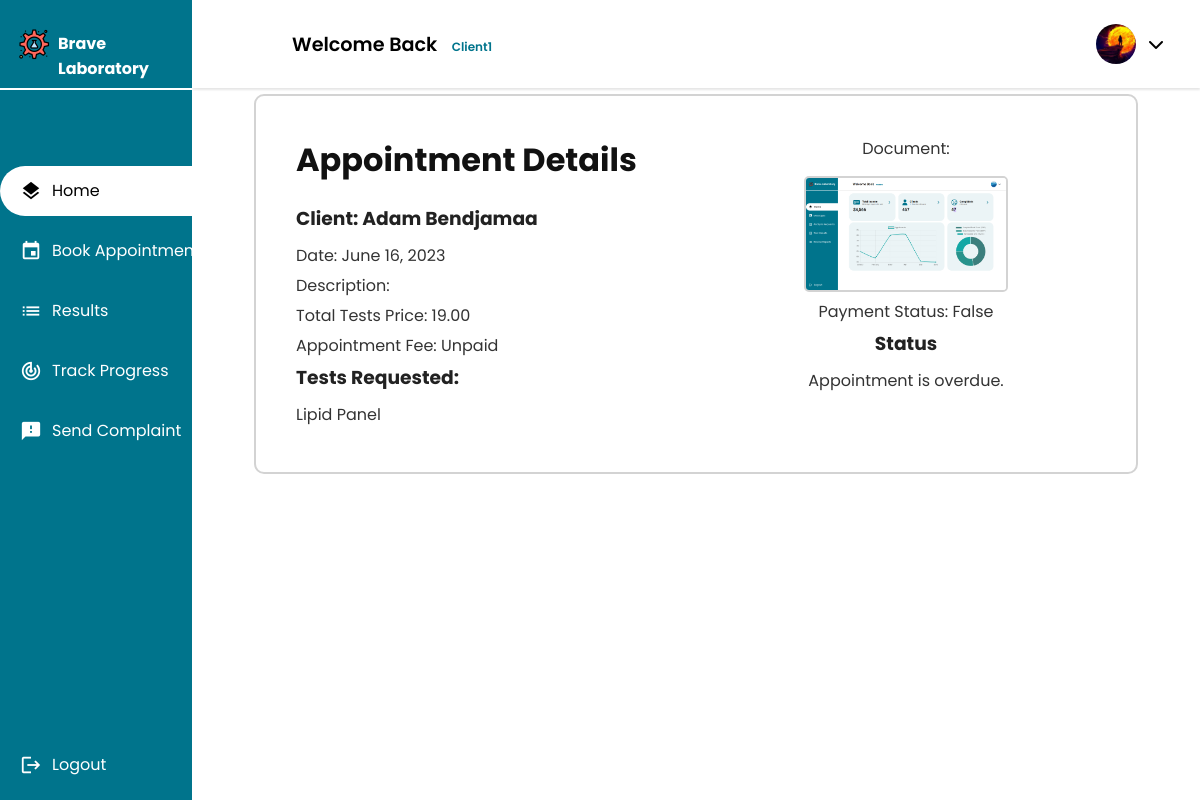
The page /client/home/appointment/detail/144 (signed in) on the database its author committed.
### client/models.py (models this page shows, shortened)
class Client(models.Model):
    GENDERS =[
        ('M','Male'),
        ('F','Female')
    ]
    user = models.OneToOneField(User, primary_key = True, on_delete=models.CASCADE)
    phone_number = models.CharField(max_length=10,validators=[phone_regex])
    gender = models.CharField(max_length = 1 ,choices = GENDERS)
    address = models.CharField(max_length=50)
    policy = models.BooleanField(default = False)
    profile_pic = models.ImageField(default="default.png", upload_to="profile_pics")
    date_of_birth = models.DateField(default='2003-03-08')
    tests_made = models.PositiveIntegerField(default=0)
    class Meta():
        db_table = 'auth_client'

### main_home/models.py (models this page shows, shortened)
class Appointment(models.Model):
    UPCOMING = 'Upcoming'
    TOMORROW = 'Tommorow'
    TODAY = 'Today'
    OVERDUE = 'Overdue'
    STATUS_CHOICES = [
        (UPCOMING, 'Upcoming'),
        (TOMORROW, 'Tommorow'),
        (TODAY, 'Today'),
        (OVERDUE, 'Overdue'),
    ]
    client = models.ForeignKey(Client, on_delete=models.CASCADE)
    tests_requested = models.ManyToManyField(TestOffered)
    date = models.DateField(validators=[validate_date_not_past])
    description = models.CharField(max_length=1000,blank=True)
    document = models.ImageField(null=True,blank=True,upload_to='medical_documents')
    total_price = models.DecimalField(max_digits=10, decimal_places=2)
    payment_status = models.BooleanField(default=False)
    arrived = models.BooleanField(default=False)
    cancelled = models.BooleanField(default=False)
    performed = models.BooleanField(default=False)
    urgent = models.BooleanField(default=False)
    class Meta:
        db_table = 'appointment'
    @property
    def status(self):
        today = timezone.now().date()
        if self.date > today:
            return self.UPCOMING
        elif self.date == today:
            return self.TODAY
        elif self.date == today + timezone.timedelta(days=1):
            return self.TOMORROW
        else:
            return self.OVERDUE

class TestOffered(models.Model):
    name = models.CharField(max_length=50,unique=True)
    price = models.DecimalField(max_digits=10, decimal_places=2)
    urgent = models.BooleanField(default=False)
    class Meta:
        db_table = 'test_offered'
        verbose_name_plural = 'Offered Tests'

### client/views.py (the view)
# urls.py: path("home/appointment/detail/<int:appointment_id>",views.appointment_detail,name="client_appointment_detail"),
@login_required
@permission_required('client.view_client', raise_exception=True)
def appointment_detail(request, appointment_id):
    appointment = get_object_or_404(Appointment, id=appointment_id)
    time_difference = appointment.date - timezone.now().date()
    context = {
        'appointment': appointment,
        'time_difference': time_difference.days,
    }
    return render(request,'client/appointment/appointment_detail.html',context)

### client/templates/client/appointment/appointment_detail.html (shortened to what this page needs)
{% extends 'client/client.html' %}
{% load static %}
{% block main %}
  <div class="Container">
    <div class="left-section">
        <h1>Appointment Details</h1>
        <h3>Client: {{ appointment.client.user.first_name }} {{ appointment.client.user.last_name }}</h3>
        <p>Date: {{ appointment.date }}</p>
        <p>Description: {{ appointment.description }}</p>
        <p>Total Tests Price: {{ appointment.total_price }}</p>
        <p>
          Appointment Fee:{% if appointment.payment.payed_appointment_fee %}
            Paid
          {% else %}
            Unpaid
          {% endif %}
        </p>
        <h3>Tests Requested:</h3>
        <ul class="tests">
          {% for test in appointment.tests_requested.all %}
            <li>{{test.name}}</li>
            {% empty %}
            <li>No tests requested.</li>
          {% endfor %}
        </ul>
      </div>
      <div class="right-section">
        {% if appointment.document %}
          <p>Document:</p>
          <a href="{{ appointment.document.url }}" target="_blank"><img src="{{ appointment.document.url }}" width="200" /></a>
        {% else %}
          <p>No document provided.</p>
        {% endif %}
        <p>Payment Status: {{ appointment.payment_status }}</p>
        <h3>Status</h3>
        {% if appointment.cancelled %}
          <p>Appointment has been cancelled.</p>
        {% elif appointment.status == appointment.OVERDUE %}
          <p>Appointment is overdue.</p>
        {% else %}
          <p>Appointment is pending.</p>
        {% endif %}
      </div>
  </div>
{% endblock %}

### main_home/templates/main_home/actors_base.html (shortened to what this page needs)
{% extends 'main_home/base.html' %}
{% load static %}
{% block css %}
        <link rel="stylesheet" href="https://cdnjs.cloudflare.com/ajax/libs/font-awesome/6.4.0/css/all.min.css">
        <link rel="stylesheet" href="{% static 'css/actors.css' %}" />
{% endblock css %}
{% block content %}
    <div class="container">
        <header>
            <div class="wlc">
                <h1>Welcome Back&nbsp;<span class="smaller-text">{{user.username}}</span></h1>
            </div>
            <div class="Left">
                <ul class="DROPS">
                    {% if user.groups.first.name == 'client' %}
                    <li class="profile-header"><a class="profile-pic-container" onclick="showElement()"><img class="profile-pic" alt="profile_pic" src="{{ user.client.profile_pic.url }}"></img><i class="fa-solid fa-chevron-down"></i></a>
                    {% endif %}
                        </li>
                    </ul>
                </div>
        </header>
        <div class="Main">
            {% block main %}{% endblock main %}
        </div>
    </div>
    <div class="nav-header">
        <a class="logo" href="{% url user.groups.first.name %}">
            <img alt='logo' src="{% static 'img/logo.png' %}">
            <span><strong>Brave Laboratory</strong></span>
        </a>
    </div>
    <nav>
        <ul>
            {% block sidebar %}{% endblock sidebar %}
            <li class="end">
                <a href='{% url 'logout' %}'>
                    <span class="material-icons emoji">logout</span>
                    <span class="nav-item">Logout</span>
                </a>
            </li>
        </ul>
    </nav>
{% endblock content %}

### static/css/actors.css (style rules this page uses)
* { font-family: 'Poppins', sans-serif; margin: 0; padding: 0; }
body { background-color: #fff; }
ul { list-style-type: none; }
.container { text-align: center; float: right; width: 100%; height: 90vh; }
header { position: fixed; top: 0; left: 0; right: 0; z-index: 1; width: 84vw; height: 11vh; background-color: rgb(255, 255, 255); display: flex; align-items: center; justify-content: space-between; margin-left: auto; box-shadow: 0px 2px 2px rgba(0, 0, 0, 0.1); }
.Main { display: flex; justify-content: center; margin-top: 9.5vh; margin-left: 16vw; padding-top: 1.5%; padding-bottom: 1.5%; }
.Container { font-size: 16px; width:100%; height: 100%; margin: 0 20px; border-radius: 20px; background-color: white; padding-left: 10px; padding-right: 10px; }
.wlc { margin-left: 100px; }
.wlc h1 { font-size: 1.2rem; }
.Left { float: right; display: flex; align-items: center; flex-direction: row; justify-content: space-between; gap: 40px; margin-right: 15px; }
.DROPS { display: flex; align-items: center; justify-content: center; flex-direction: row; gap: 50px; }
.DROPS a { width: auto; height: auto; padding: 50px; text-decoration: none; color: black; padding: 1px; }
.DROPS li { padding: 20px; list-style: none; }
.DROPS .profile-header { width: auto; border-radius: 30px; height: 20px; display: flex; justify-content: center; align-items: center; cursor: pointer; }
.nav-header { position: fixed; left: 0; z-index: 1; top: 0; bottom: 89vh; background-color: #00748c ; width: 16vw; height: 11vh; overflow: hidden; box-shadow: 0px 4px 4px rgb(255, 255, 255); }
.nav-header a { position: relative; color: white; padding-left: 18px; width: 15vw; }
nav { position: fixed; left: 0; z-index: 1; top: 11.2vh; bottom: 0; background-color: #00748c; width: 16vw; overflow: hidden; }
.logo { display: flex; transition: all 0.5s ease; margin-top: 3.5vh; padding-right: 0 !important; width: 100%; gap: 8px; }
.logo span { font-size: 1rem; padding-top: 3px; }
.logo img { height: 32px; }
nav a { position: relative; color: white; display: table; padding-left: 20px; padding-right: 30px; width: 15vw; }
nav .material-icons { position: relative; top: 14px; font-size: 22px !important; }
nav ul { margin-top: 40%; }
.nav-item { position: relative; top: 8px; margin-left: 10px; }
nav ul li { transition: 0.4s; width: auto; margin-bottom: 10px; }
.end { position: fixed; bottom: 0; transition: 0.4s; width: auto; margin-bottom: 10px; }
nav ul li::after { content: ''; display: block; position: relative; left: 0; width: 5px; height: 100%; }
.profile-pic { width: 40px; height: 40px; border-radius: 50%; cursor: pointer; object-fit: cover; }
header h1 { font-weight: 600; }
a { text-decoration: none; }
nav a { height: 50px; }
.profile-pic-container { display: flex; justify-content: center; align-items: center; gap: 12px; }
.profile-pic-container i { cursor: pointer !important; }

### main_home/templates/main_home/actors_base.html (style rules this page uses)
.smaller-text { font-size: 12px; margin-left: 10px; color: #00748c; text-transform: capitalize; }

### client/templates/client/appointment/appointment_detail.html (style rules this page uses)
.Container { max-width: 800px; margin: 0 auto; padding: 40px; border: 2px solid lightgray; border-radius: 10px; background-color: #fff; animation: fade-in 1s ease-out; display: flex; justify-content: space-between; }
.Container .left-section { flex-basis: 50%; padding-right: 40px; display: flex; flex-direction: column; align-items: baseline; }
.Container .right-section { flex-basis: 50%; }
.Container h1 { color: #111; text-align: center; margin-bottom: 20px; }
.Container h3 { color: #222; margin-bottom: 10px; }
.Container p { color: #333; margin-bottom: 5px; }
.Container ul { list-style: none; padding-left: 20px; margin-top: 0; }
.Container li { color: #333; margin-bottom: 5px; }
.Container img { max-width: 100%; height: auto; border: 2px solid lightgray; border-radius: 5px; margin-top: 10px; }
.Container .tests { display: flex; flex-direction: column; align-items: baseline; padding: 0; }

### rows shown on the page
Appointment: client.user.first_name "Adam", client.user.last_name "Bendjamaa", date "June 16, 2023", total_price "19.00", document (picture), payment_status "False"
TestOffered: name "Lipid Panel"

### other values the page prints
{{ user.username }} "Client1"
